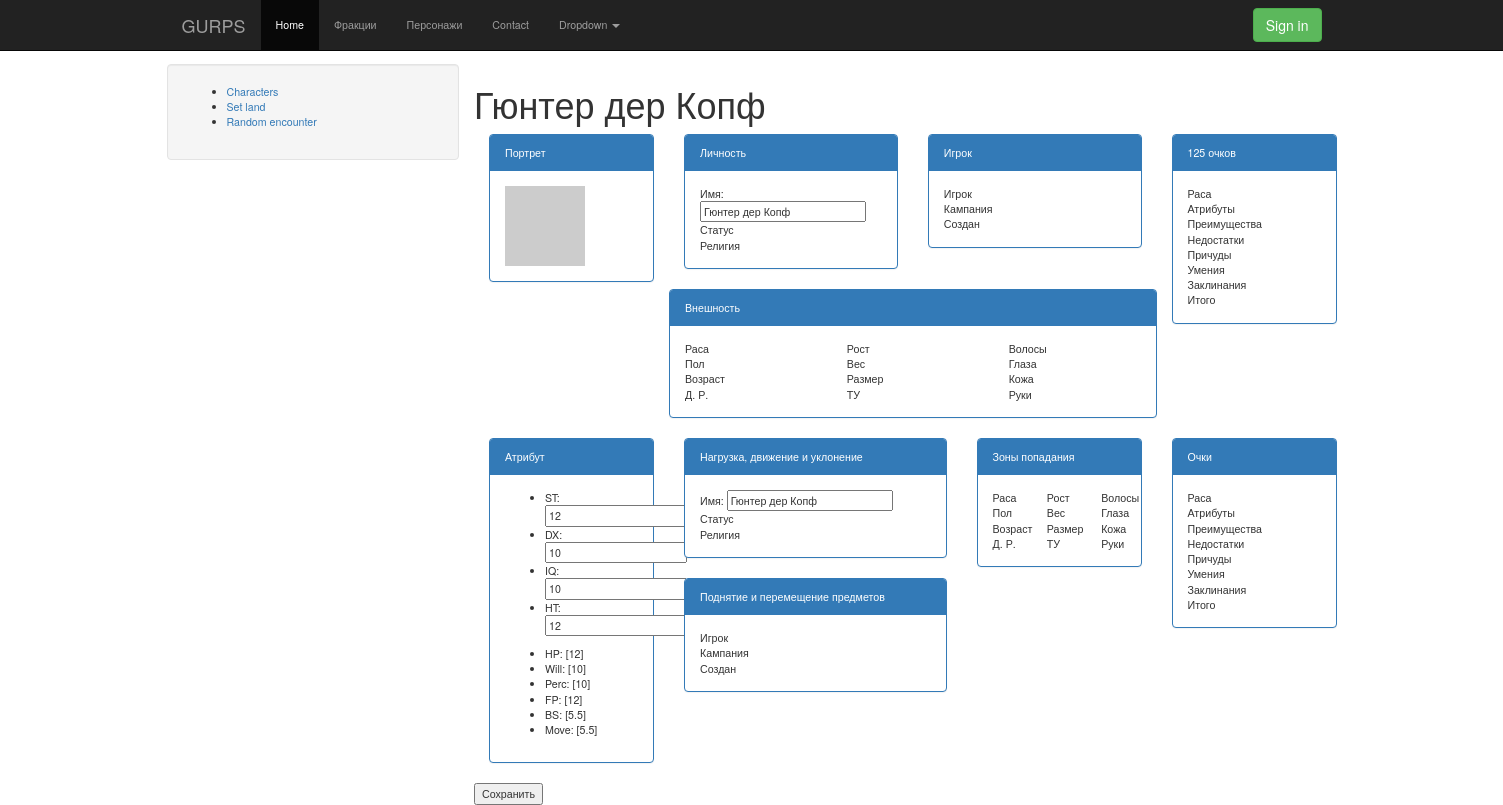
Screenshot of /char/id-2 with the database file from the repository.
### models/GameCharacter.py (models this page shows, shortened)
class GameCharacter(db.Model):
    id = db.Column(db.Integer, primary_key=True)
    charname = db.Column(db.String, index=True, default="Персонаж")
    description = db.Column(db.Unicode)
    st = db.Column(db.Integer, default=10)
    dx = db.Column(db.Integer, default=10)
    iq = db.Column(db.Integer, default=10)
    ht = db.Column(db.Integer, default=10)
    def calcAttributes(self):
        import attributes
        self.ST = attributes.ST(self.st)
        self.DX = attributes.ST(self.dx)
        self.IQ = attributes.ST(self.iq)
        self.HT = attributes.ST(self.ht)
        self.HP = attributes.HP(self.ST)
        self.Will = attributes.Will(self.IQ)
        self.Perc = attributes.Perc(self.IQ)
        self.FP = attributes.FP(self.HT)
        self.BS = attributes.BS(self.DX, self.HT)
        self.Move = attributes.Move(self.BS)
    def avatar(self, size=32):
        from hashlib import md5
        charname = self.charname
        if charname is None:
            import random
            charname = repr(random.getrandbits(128))
        return "http://www.gravatar.com/avatar/" + md5(charname.encode("utf-8")).hexdigest() + "?d=monsterid&s=" + str(size)

### web/views/char.py (the view)
@app.route("/char/id-<int:char_id>", methods=['GET', 'POST'])
def edit_character(char_id):
    from web.models import GameCharacter
    from web.forms import CharEditForm
    c = GameCharacter.query.get(char_id)
    if c is None:
        return redirect(url_for('character'))
    c.calcAttributes()
    form = CharEditForm()
    if form.validate_on_submit():
        form.save_char(c)
        db.session.add(c)
        db.session.commit()
        flash('Your changes have been saved')
        return redirect(url_for('character'))
    else:
        form.load_char(c)
    return render_template("char_edit.html", c=c, form=form)

### web/forms.py (shortened to what this page needs)
class CharEditForm(FlaskForm):
    charname = TextField('charname', validators = [Required()])
    st = TextField('st', validators = [NumberRange()])
    dx = TextField('dx', validators = [NumberRange()])
    iq = TextField('iq', validators = [NumberRange()])
    ht = TextField('ht', validators = [NumberRange()])
    def load_char(self, c):
        self.charname.data = c.charname
        self.st.data = c.st
        self.dx.data = c.dx
        self.iq.data = c.iq
        self.ht.data = c.ht

### attributes.py (called while the page is built)
    def __repr__(self):
        return "[{}]".format(self.value)

    def getValue(self):
        return self.value

    def getValue(self):
        s = 0
        for i in self.Primaries:
            s += i.value
        return s / 4 + self.modifier

### web/templates/char_edit.html (shortened to what this page needs)
{% extends "base.html" %}
{% block content %}
<h1>{{c.charname}}</h1>
<form action="" method="post" name="edit">
<div class="container">
  <div class="row">
    <div class="col-md-2">
      <div class="panel panel-primary">
        <div class="panel-heading">Портрет</div>
        <div class="panel-body">
          <img src="{{c.avatar(128)}}">
        </div>
      </div>
    </div>
    <div class="col-md-5">
      <div class="row">
        <div class="col-md-6">
          <div class="panel panel-primary">
            <div class="panel-heading">Личность</div>
            <div class="panel-body">
              <div>Имя: {{form.charname(size = 24)}}</div>
              <div>Статус</div>
              <div>Религия</div>
            </div>
          </div>
       </div>
        <div class="col-md-6">
          <div class="panel panel-primary">
            <div class="panel-heading">Игрок</div>
            <div class="panel-body">
              <div>Игрок</div>
              <div>Кампания</div>
              <div>Создан</div>
            </div>
          </div>
        </div>
      </div>
      <div class="row">
        <div class="panel panel-primary">
          <div class="panel-heading">Внешность</div>
          <div class="panel-body">
            <div class="row">
              <div class="col-md-4">
                <div>Раса</div>
                <div>Пол</div>
                <div>Возраст</div>
                <div>Д. Р.</div>
              </div>
              <div class="col-md-4">
                <div>Рост</div>
                <div>Вес</div>
                <div>Размер</div>
                <div>ТУ</div>
              </div>
              <div class="col-md-4">
                <div>Волосы</div>
                <div>Глаза</div>
                <div>Кожа</div>
                <div>Руки</div>
              </div>
            </div>
          </div>
        </div>
      </div>
    </div>
    <div class="col-md-2">
      <div class="panel panel-primary">
        <div class="panel-heading">125 очков</div>
        <div class="panel-body">
          <div>Раса</div>
          <div>Атрибуты</div>
          <div>Преимущества</div>
          <div>Недостатки</div>
          <div>Причуды</div>
          <div>Умения</div>
          <div>Заклинания</div>
          <div>Итого</div>
        </div>
      </div>
    </div>
  </div>
  <div class="row">
    <div class="col-md-2">
      <div class="panel panel-primary">
        <div class="panel-heading">Атрибут</div>
        <div class="panel-body">
  <ul>
    <li>ST: {{form.st}}</li>
    <li>DX: {{form.dx}}</li>
    <li>IQ: {{form.iq}}</li>
    <li>HT: {{form.ht}}</li>
  </ul>
  <ul>
    <li>HP: {{c.HP}}</li>
    <li>Will: {{c.Will}}</li>
    <li>Perc: {{c.Perc}}</li>
    <li>FP: {{c.FP}}</li>
    <li>BS: {{c.BS}}</li>
    <li>Move: {{c.Move}}</li>
  </ul>
        </div>
      </div>
    </div>
    <div class="col-md-3">
      <div class="panel panel-primary">
        <div class="panel-heading">Нагрузка, движение и уклонение</div>
        <div class="panel-body">
          <div>Имя: {{form.charname(size = 24)}}</div>
          <div>Статус</div>
          <div>Религия</div>
        </div>
      </div>
      <div class="panel panel-primary">
        <div class="panel-heading">Поднятие и перемещение предметов</div>
        <div class="panel-body">
          <div>Игрок</div>
          <div>Кампания</div>
          <div>Создан</div>
        </div>
      </div>
    </div>
    <div class="col-md-2">
      <div class="panel panel-primary">
        <div class="panel-heading">Зоны попадания</div>
        <div class="panel-body">
          <div class="row">
            <div class="col-md-4">
              <div>Раса</div>
              <div>Пол</div>
              <div>Возраст</div>
              <div>Д. Р.</div>
            </div>
            <div class="col-md-4">
              <div>Рост</div>
              <div>Вес</div>
              <div>Размер</div>
              <div>ТУ</div>
            </div>
            <div class="col-md-4">
              <div>Волосы</div>
              <div>Глаза</div>
              <div>Кожа</div>
              <div>Руки</div>
            </div>
          </div>
        </div>
      </div>
    </div>
    <div class="col-md-2">
      <div class="panel panel-primary">
        <div class="panel-heading">Очки</div>
        <div class="panel-body">
          <div>Раса</div>
          <div>Атрибуты</div>
          <div>Преимущества</div>
          <div>Недостатки</div>
          <div>Причуды</div>
          <div>Умения</div>
          <div>Заклинания</div>
          <div>Итого</div>
        </div>
      </div>
    </div>
  </div>
</div>
  <div>
    <input type="submit" value="Сохранить">
  </div>
</form>
{% endblock %}

### web/static/css/main.css (style rules this page uses)
body { padding-top: 64px; font-size: 8pt; }

### rows the page displays
GameCharacter: charname "Гюнтер дер Копф", st "12", dx "10", iq "10", ht "12"

### other values shown
{{ c.HP }} "[12]"
{{ c.Will }} "[10]"
{{ c.Perc }} "[10]"
{{ c.FP }} "[12]"
{{ c.BS }} "[5.5]"
{{ c.Move }} "[5.5]"
